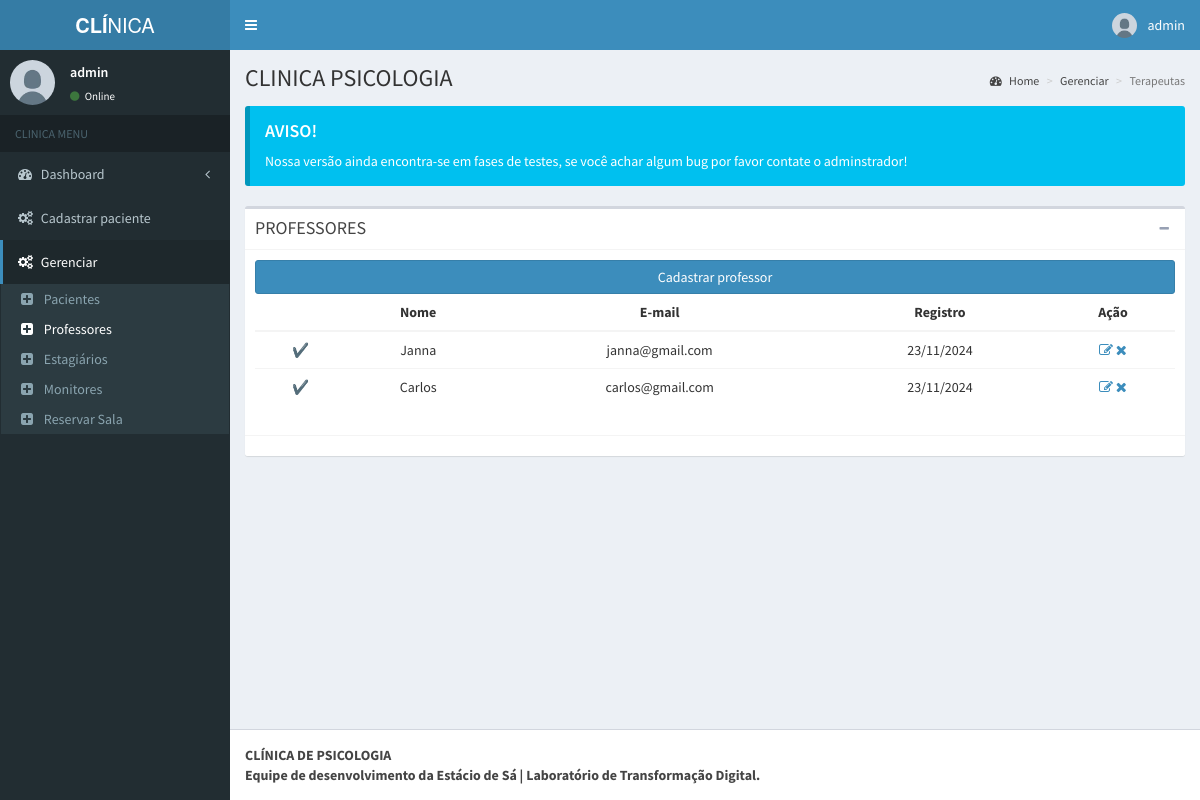
Page /admin/pages/layout/professores.php (signed in) on the earlier database version.
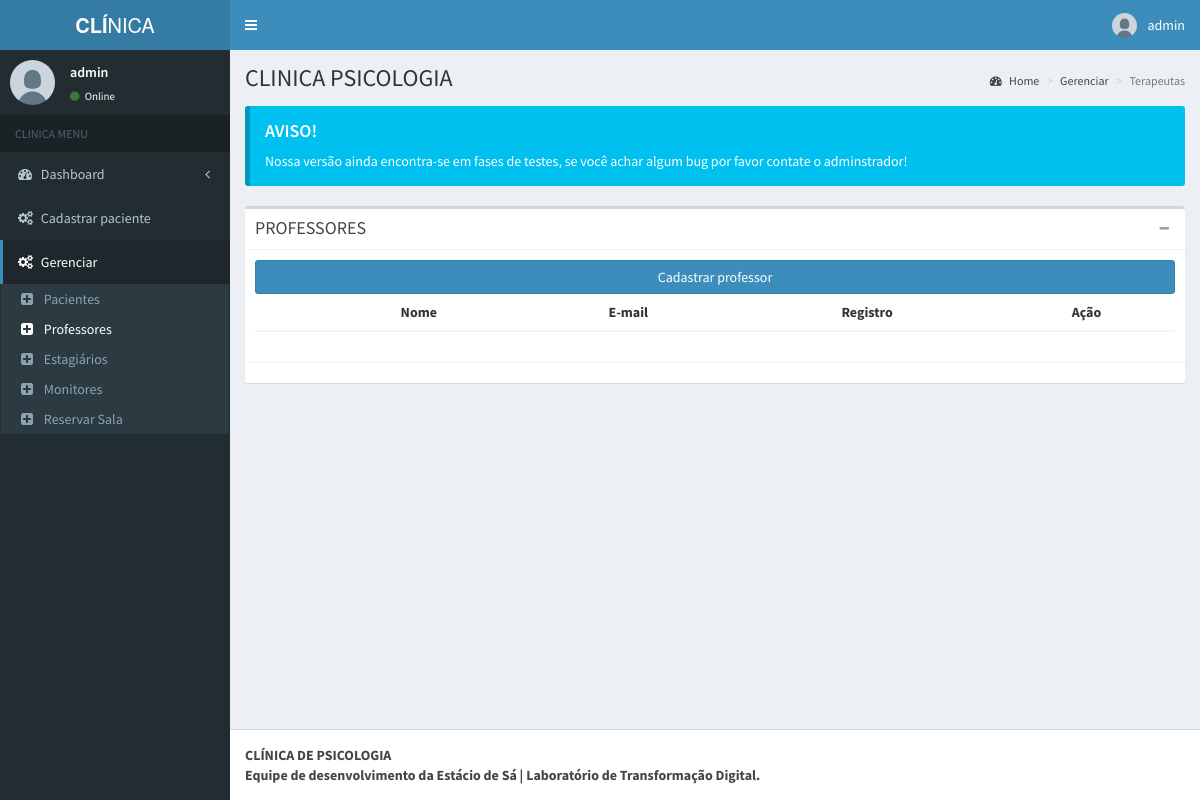
Same page on the later database version.
### tables this page shows
CREATE TABLE `tbl_professor` (
  `id` int(11) NOT NULL,
  `id_disponibilidade` int(11) UNSIGNED NOT NULL,
  `nome` varchar(50) NOT NULL,
  `usuario` varchar(20) NOT NULL,
  `email` varchar(100) NOT NULL,
  `senha` varchar(255) NOT NULL,
  `date` timestamp NOT NULL DEFAULT current_timestamp() ON UPDATE current_timestamp()
);

### admin/pages/layout/professores.php (the view, shortened to what the changed rows need)
<?php
include('../../../db/conexao.php');
?>
<!DOCTYPE html>
<html>
<head>
  <link rel="stylesheet" href="../../bootstrap/css/bootstrap.min.css">
  <link rel="stylesheet" href="https://maxcdn.bootstrapcdn.com/font-awesome/4.4.0/css/font-awesome.min.css">
  <link rel="stylesheet" href="https://code.ionicframework.com/ionicons/2.0.1/css/ionicons.min.css">
  <link rel="stylesheet" href="../../dist/css/AdminLTE.min.css">
  <link rel="stylesheet" href="../../dist/css/skins/_all-skins.min.css">
</head>
<body class="hold-transition skin-blue fixed sidebar-mini">
  <div class="wrapper">
    <div class="content-wrapper">
      <section class="content-header">
        <h1>
          CLINICA PSICOLOGIA
        </h1>
      </section>
      <section class="content">
        <div class="box">
          <div class="box-body">
            <div>
              <table class="table table-hover text-center">
                <thead class="table-dark">
                  <tr>
                    <th></th>
                    <th scope="col">Nome</th>
                    <th scope="col">E-mail</th>
                    <th scope="col">Registro</th>
                    <th scope="col">Ação</th>
                  </tr>
                </thead>
                <tbody>
                  <?php
                  $sql = "SELECT * FROM tbl_professor";
                  $result = mysqli_query($mysqli, $sql);
                  while ($row = mysqli_fetch_assoc($result)) {
                  ?>
                    <tr>
                    <td><?php echo ($row['id_disponibilidade']==2) ? "❌" : "✔️" ?></td>
                      <td><?php echo $row["nome"] ?></td>
                      <td><?php echo $row["email"] ?></td>
                      <td><?php echo date('d/m/Y', strtotime($row["date"])); ?></td>
                      <td style="background:white">
                        <a href="edit/edit-professor.php?id=<?php echo $row["id"] ?>" class="link-dark"><i class="fa fa-edit"></i></a>
                        <a href="delete/delete-professor.php?id=<?php echo $row["id"] ?>" class="link-dark"><i class="fa fa-remove"></i></a>
                      </td>
                    </tr>
                  <?php
                  }
                  ?>
                </tbody>
              </table>
            </div>
          </div>
        </div>
      </section>
    </div>
  </div>
</body>
</html>

Differences in the rows shown:
removed tbl_professor: nome "Janna", email "janna@gmail.com", date "23/11/2024"
removed tbl_professor: nome "Carlos", email "carlos@gmail.com", date "23/11/2024"
